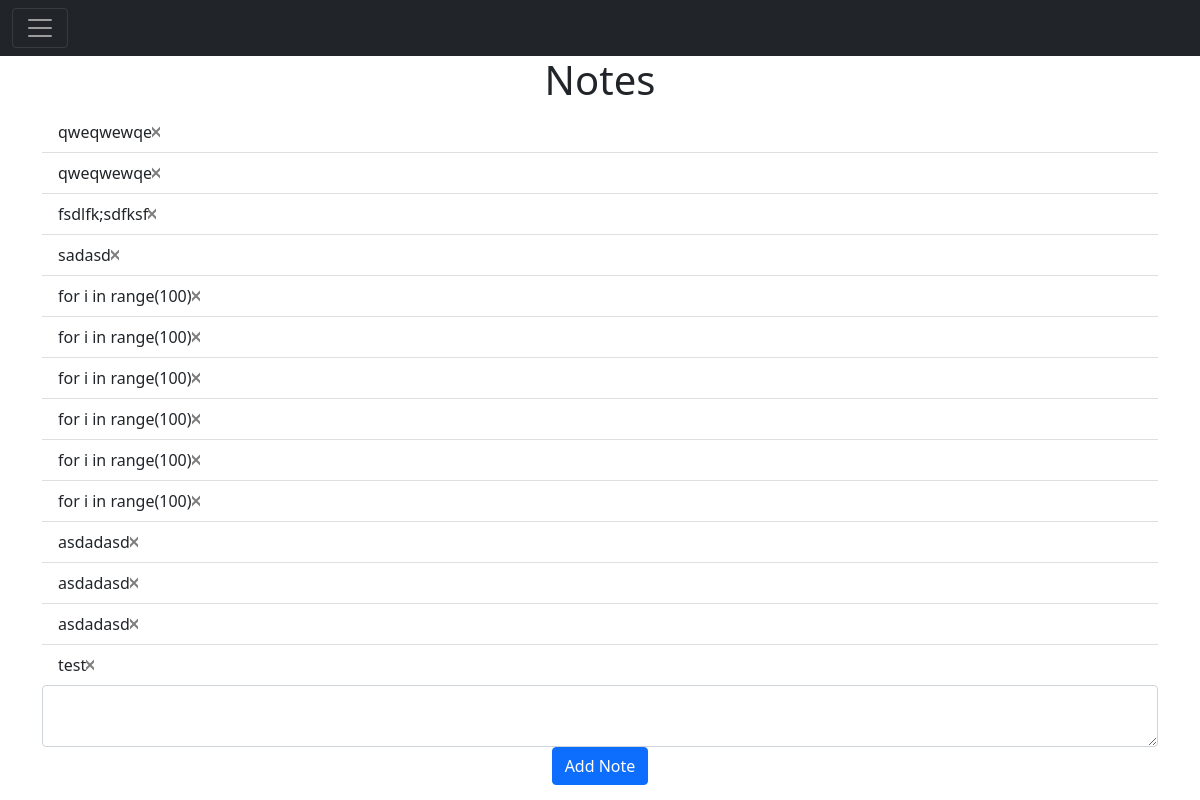
Screenshot of / (signed in) with the database file from the repository.
### website/models.py (models this page shows)
class Note(db.Model):
    id = db.Column(db.Integer, primary_key=True)
    data = db.Column(db.String(10000))
    date = db.Column(db.DateTime(timezone=True), default=func.now())
    user_id = db.Column(db.Integer, db.ForeignKey("user.id"))

### website/views.py (the view, shortened to what this page needs)
@views.route('/', methods=["GET", "POST"])
@login_required
def home():
    return render_template("home.html",user=current_user)

### website/__init__.py (called while the page is built)
def create_app():
    app = Flask(__name__)
    app.config['SECRET_KEY'] = 'TheLoneKobra'
    app.config["SQLALCHEMY_DATABASE_URI"]= f'sqlite:///{DB_NAME}'
    db.init_app(app)
    from .views import views
    from .auth import auth
    app.register_blueprint(views, url_prefix='/')
    app.register_blueprint(auth, url_prefix='/')
    from .models import User, Note
    create_database(app)
    login_manager = LoginManager()
    login_manager.init_app(app)
    login_manager.login_view = 'auth.login'
    @login_manager.user_loader
    def load_user(id):
        return User.query.get(int(id))
    return app

### website/templates/home.html (shortened to what this page needs)
{% extends "base.html" %}
{% block content %}
<h1 align="center"> Notes </h1>
<ul class="list-group list-group-flush" id="notes">
  {% for note in user.notes %}
  <li class="list-group-item"> {{ note.data }}
    <a href="/userpost/{{note.id}}/delete" class="btn-close"></a>
  </li>
  {% endfor %}
</ul>
<form method="POST">
  <textarea name="note" id="note" class="form-control">
  </textarea>
  <div align="center">
    <button type="submit" class="btn btn-primary">Add Note</</button>
  </div>
</form>
{% endblock %}

### rows the page displays
Note: data "qweqwewqe"
Note: data "qweqwewqe"
Note: data "fsdlfk;sdfksf"
Note: data "sadasd"
Note: data "for i in range(100)"
Note: data "for i in range(100)"
Note: data "for i in range(100)"
Note: data "for i in range(100)"
Note: data "for i in range(100)"
Note: data "for i in range(100)"
Note: data "asdadasd"
Note: data "asdadasd"
Note: data "asdadasd"
Note: data "test"
